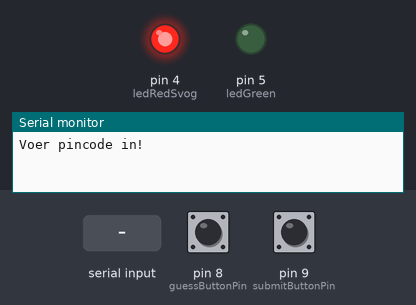
A sketch run on a simulated Arduino Uno, built with avr-gcc and run on an emulated ATmega328P. On the bench: output pins drawn as LEDs (lit = HIGH), the last lines printed to the serial monitor. Dashed ring = blinking. The inputs (shaded band) are chosen by the test bench; at power-on: pin 8 (guessButtonPin) HIGH, pin 9 (submitButtonPin) HIGH.

Above: at 1.2 s.
1.3 s: pin 8 (guessButtonPin) pulled LOW for 0.15 s
2.9 s: pin 9 (submitButtonPin) pulled LOW for 0.15 s
4.5 s: "90,45\n" received over Serial
6.0 s: "5\n" received over Serial
7.5 s: pin 9 (submitButtonPin) pulsed LOW 5 times (0.12 s each, 0.3 s apart)
At 14.4 s:
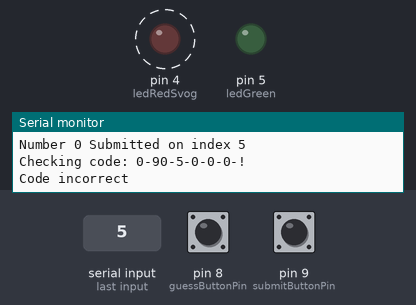
Timing chart, 0 to 14.9 s (numbered marks = the images above; inputs shaded):
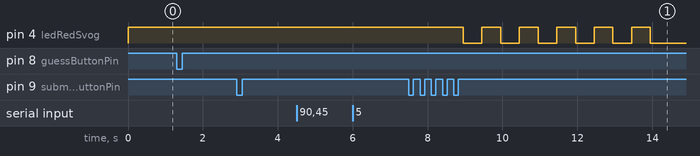

The sketch:

14ExpertChallengeV2.ino
```cpp
const int guessButtonPin = 8;  // the number of the pushbutton pin
const int ledRedSvog = 4;      // the number of the LED pin
const int ledGreen = 5;
const int highestGuess = 9;     // the highest number a user can guess
const int AMOUNT_GUESSES = 6;   //the max amount of guesses
const int submitButtonPin = 9;  // the number of the pushbutton pin

// Variables will change:
int guess = -1;                    // The variable that will hold the current guess of the user (Starts at -1 because user  can guess 0 )
int guessIndex = 0;                // keepsTrack of how manny guesses have been made
int ledState = LOW;                // the current state of the output pin
int buttonState;                   // the current reading from the input pin
int lastButtonState = HIGH;        // the previous reading from the input pin
int submitButtonState;             // the current submitReading from the input pin
int lastSubmitButtonState = HIGH;  // the previous submitReading from the input pin
int serialGuess;
String message;
char received;
unsigned long lastDebounceTime = 0;        // the last time the output pin was toggled
unsigned long debounceDelay = 50;          // the debounce time; increase if the output flickers
unsigned long lastSubmitDebounceTime = 0;  // the last time the output pin was toggled
unsigned long submiyDebounceDelay = 50;    // the debounce time; increase if the output flickers

int guessArray[AMOUNT_GUESSES];                        // Holds the code guessed by the  user
int codeArray[AMOUNT_GUESSES] = { 5, 6, 8, 6, 0, 2 };  //Holds the correct code

void checkCode() {
  Serial.print("Checking code: ");

  for (int i = 0; i < AMOUNT_GUESSES; i++) {
    Serial.print(guessArray[i]);
    Serial.print("-");
  }
  Serial.println("!");
  int correctGuesses = 0;
  for (int i = 0; i < AMOUNT_GUESSES; i++) {
    if (codeArray[i] == guessArray[i]) {
      correctGuesses++;
    }
  }

  if (correctGuesses == AMOUNT_GUESSES) {
    Serial.println("Code correct");
    digitalWrite(ledRedSvog, LOW);
    digitalWrite(ledGreen, HIGH);
    delay(1000);
    digitalWrite(ledGreen, LOW);
  } else {
    Serial.println("Code incorrect");
    for (int i = 0; i < AMOUNT_GUESSES; i++) {
      digitalWrite(ledRedSvog, HIGH);
      delay(500);
      digitalWrite(ledRedSvog, LOW);
      delay(500);
    }
  }
  reset();
}

void addToCode(int guess) {
  if (guessIndex == AMOUNT_GUESSES) {
    //check the pincode
    checkCode();
  } else {
    Serial.print("Number ");
    Serial.print(guess);
    Serial.print(" ");
    Serial.print("Submitted ");
    Serial.print("on index ");
    Serial.println(guessIndex);
    guessArray[guessIndex] = guess;
    guessIndex++;
  }
}

void setup() {
  // put your setup code here, to run once:
  pinMode(submitButtonPin, INPUT_PULLUP);
  pinMode(guessButtonPin, INPUT_PULLUP);
  pinMode(ledRedSvog, OUTPUT);
  pinMode(ledGreen, OUTPUT);

  digitalWrite(ledRedSvog, HIGH);

  Serial.begin(9600);
  Serial.println("Voer pincode in!");
}

void loop() {
  if (Serial.available() > 0) {
    char received = Serial.read();

    if (received == '\n')  // Message is finished, so process message.
    {
      Serial.println("Arduino Received: " + message);  // Only for debugging.
      addToCode(message.toInt());

      message = "";  // Message is processed, so clear message.
    } else           // Message is not finished yet, so add the received character to message.
    {
      message += received;
    }
  }

  //END SERIAL LOGIC
  //BUTTON LOGIC
  //GuessButton
  int reading = digitalRead(guessButtonPin);
  if (reading != lastButtonState) {
    lastDebounceTime = millis();
  }
  if ((millis() - lastDebounceTime) > debounceDelay) {

    if (reading != buttonState) {
      buttonState = reading;
      if (buttonState == LOW) {
        if (guess < highestGuess) {

          guess++;
          Serial.print("Current number= ");
          Serial.println(guess);
        } else if (guess = highestGuess) {
          guess = -1;
          Serial.println(guess);
        }
      }
    }
  }
  // save the reading. Next time through the loop, it'll be the lastButtonState:
  lastButtonState = reading;

  //SubmitButton
  int submitReading = digitalRead(submitButtonPin);
  if (submitReading != lastSubmitButtonState) {
    lastSubmitDebounceTime = millis();
  }
  if ((millis() - lastSubmitDebounceTime) > submiyDebounceDelay) {

    if (submitReading != submitButtonState) {
      submitButtonState = submitReading;
      if (submitButtonState == LOW) {
        addToCode(guess);
      }
    }
  }
  // save the submitReading. Next time through the loop, it'll be the lastSubmitButtonState:
  lastSubmitButtonState = submitReading;
}


void reset() {
  guess = -1;
  guessIndex = 0;
  for (int i = 0; i < AMOUNT_GUESSES; i++) {
    guessArray[i] = 0;
    digitalWrite(ledRedSvog, LOW);
  }
}
```

Measured:
- after the input at 7.5 s, pin 4 (ledRedSvog): alternates HIGH for 0.50 s and LOW for 0.50 s, starting after 1.4 s
